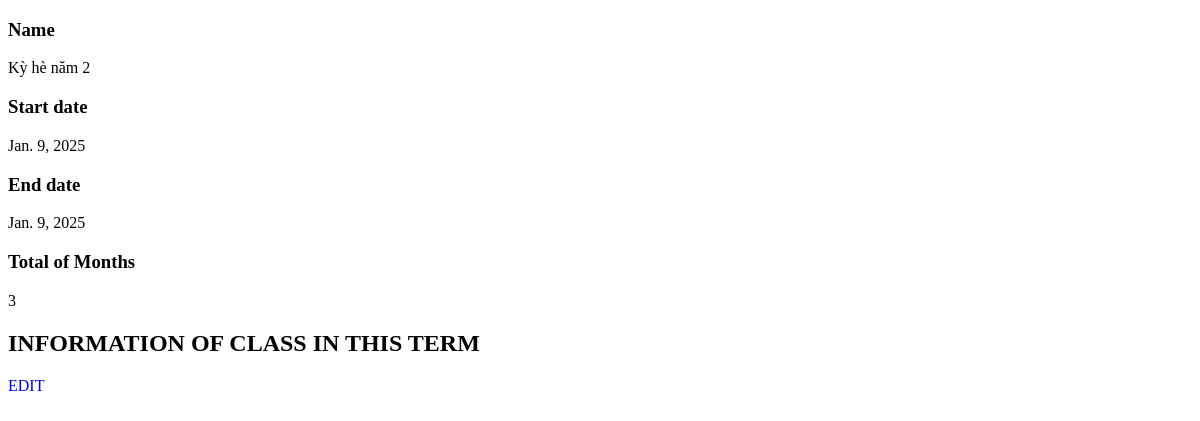
The app's page /manage/term/id=15/ with its own data.
### main_site/models.py (models this page shows, shortened)
class Term(models.Model):
    name = models.CharField(max_length=50, verbose_name='Tên kỳ học')
    startDate = models.DateField(verbose_name='Ngày bắt đầu')
    endDate = models.DateField(verbose_name='Ngày kết thúc', null=True, blank=True)
    totalOfMonths = models.IntegerField(verbose_name='Tổng số tháng dự kiến cho học kỳ')
    user = models.ForeignKey(User,on_delete=models.CASCADE,verbose_name='Thông tin người dùng')

### main_site/views.py (the view)
# urls.py: path('manage/term/id=<int:termId>/', views.getManageTerm, name="manageTerm" ),
def getManageTerm(request, termId):
    term = Term.objects.filter(id=termId).first()
    classes = Class.objects.filter(term=term)
    context = {
        'term': term,
        'classes': classes,
    }
    return render(request, 'manage/term.html', context)

### main_site/templates/manage/term.html (shortened to what this page needs)
{% extends "base/base.html" %}
{% load static %}
{% block content %}
<div class="InformationContainer">
    <h3>Name</h3>
    <p> {{term.name}} </p>
</div>
<div class="InformationContainer">
    <h3>Start date</h3>
    <p> {{term.startDate}} </p>
</div>
<div class="InformationContainer">
    <h3>End date</h3>
    <p> {{term.endDate}} </p>
</div>
<div class="InformationContainer">
    <h3> Total of Months</h3>
    <p> {{term.totalOfMonths}} </p>
</div>
<h2 >INFORMATION OF CLASS IN THIS TERM</h2>
<a href="{% url "editTerm" termId=term.id %}" ><div class="ClickTag">EDIT</div></a>
{% endblock content %}

### static/css/base.css (style rules this page uses)
a { text-decoration: none !important; }

### records on screen
Term: name "Kỳ hè năm 2", startDate "Jan. 9, 2025", endDate "Jan. 9, 2025", totalOfMonths "3"
